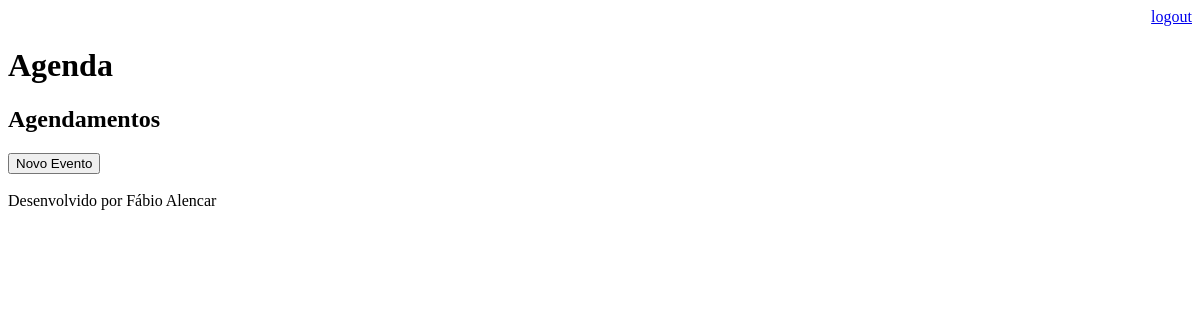
Page /agenda/ (signed in) on the earlier database version.
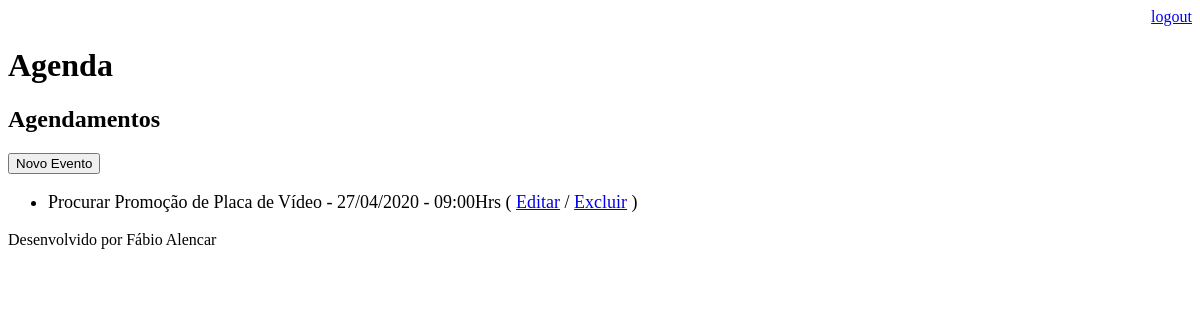
Same page on the later database version.
### core/models.py (models this page shows, shortened)
class Evento(models.Model):
    titulo = models.CharField(max_length=100, verbose_name='Título')
    descricao = models.TextField(blank=True, null=True)
    data_evento = models.DateTimeField(verbose_name='Data do Evento')
    data_criacao = models.DateTimeField(auto_now=True, verbose_name='Data da Criação')
    usuario = models.ForeignKey(User, on_delete=models.CASCADE)
    local = models.CharField(max_length=150, verbose_name='Local do Evento', blank=True, null=True)
    class Meta:
        db_table = 'evento'
    def get_data_evento(self):
        return self.data_evento.strftime('%d/%m/%Y - %H:%MHrs')
    def get_evento_atrasado(self):
        if self.data_evento < datetime.now():
            return True
        else:
            return False

### core/views.py (the view)
# urls.py: path('agenda/', views.lista_eventos),
@login_required(login_url='/login/')
def lista_eventos(request):
    usuario = request.user
    data_atual = datetime.now() - timedelta(hours=1)
    evento = Evento.objects.filter(usuario=usuario, data_evento__gt=data_atual)
    dados = {'eventos':evento}
    return render(request, 'agenda.html', dados)

### templates/agenda.html (shortened to what this page needs)
{% extends "model-page.html" %}
{% block content %}
    <h2>Agendamentos</h2>
    <a href="evento">
        <button type="button">Novo Evento</button>
    </a>
    <ul style="font-size: 18px">
        {% for evento in eventos %}
            <li>
                <div style=>
                    {{evento.titulo}} - {{evento.get_data_evento}}
                    ( <a href="evento/?id={{ evento.id }}">Editar</a>
                    / <a href="evento/delete/{{ evento.id }}/">Excluir</a> )
                </div>
            </li>
        {%endfor%}
    </ul>
{% endblock %}

Differences in the rows shown:
added Evento: titulo "Procurar Promoção de Placa de Vídeo", get_data_evento "27/04/2020 - 09:00Hrs"
